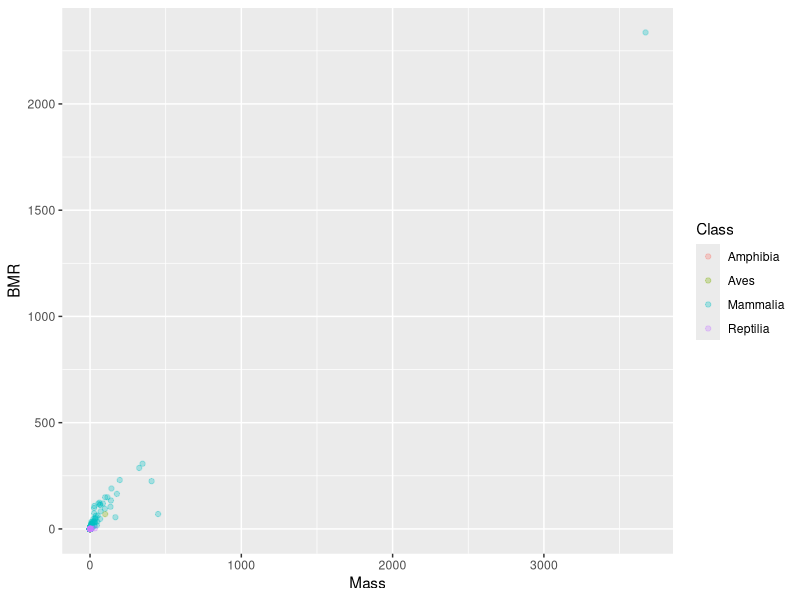
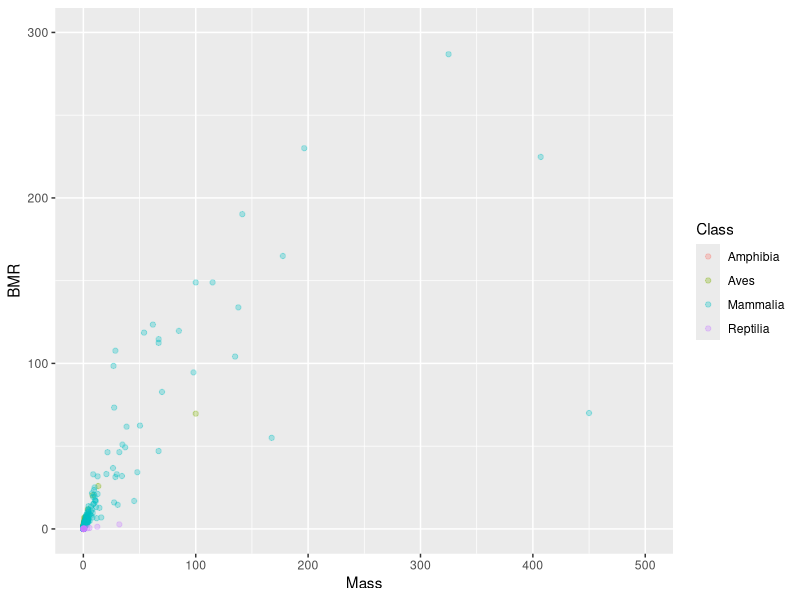
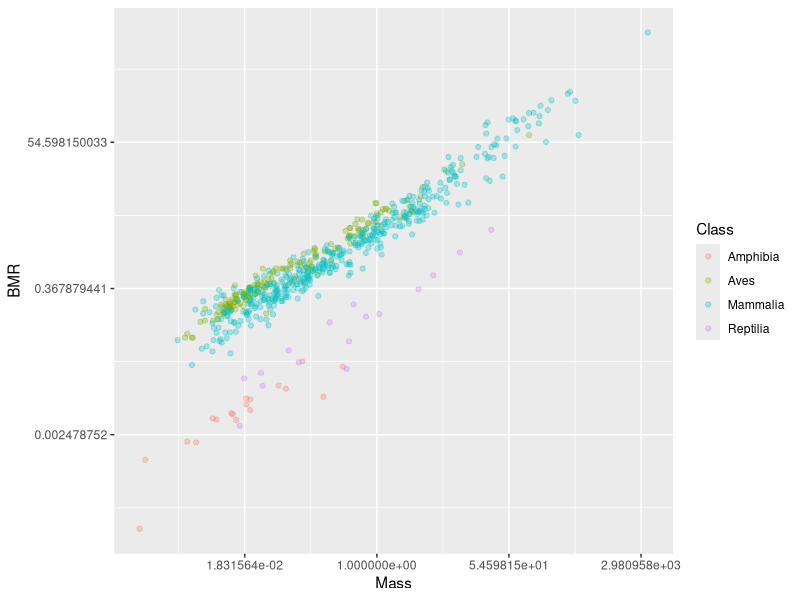
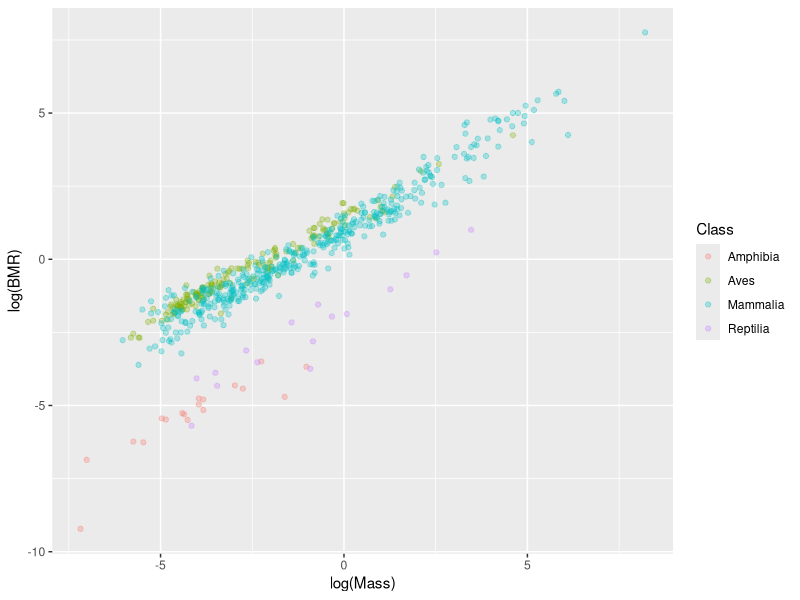
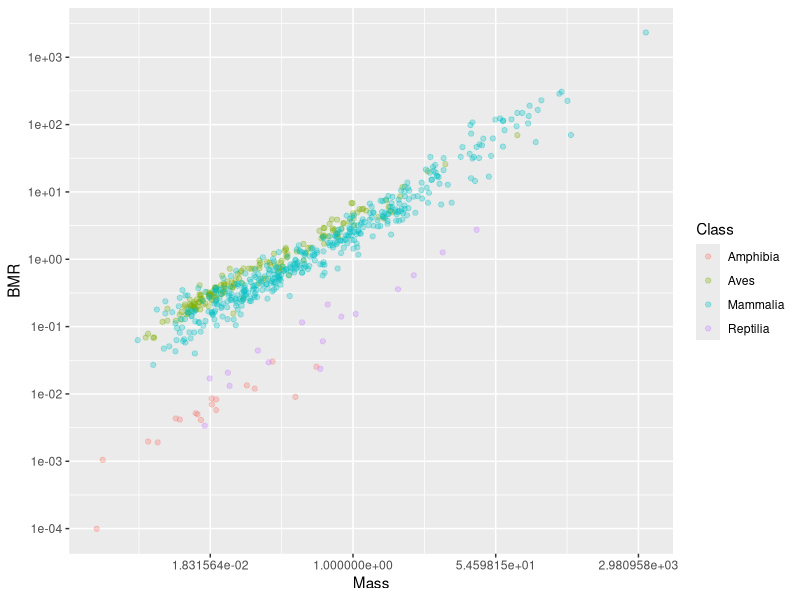
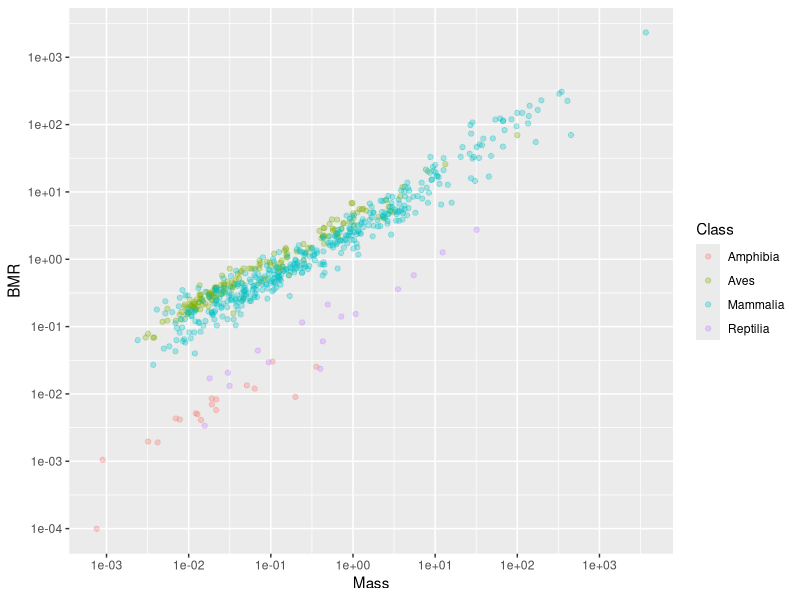
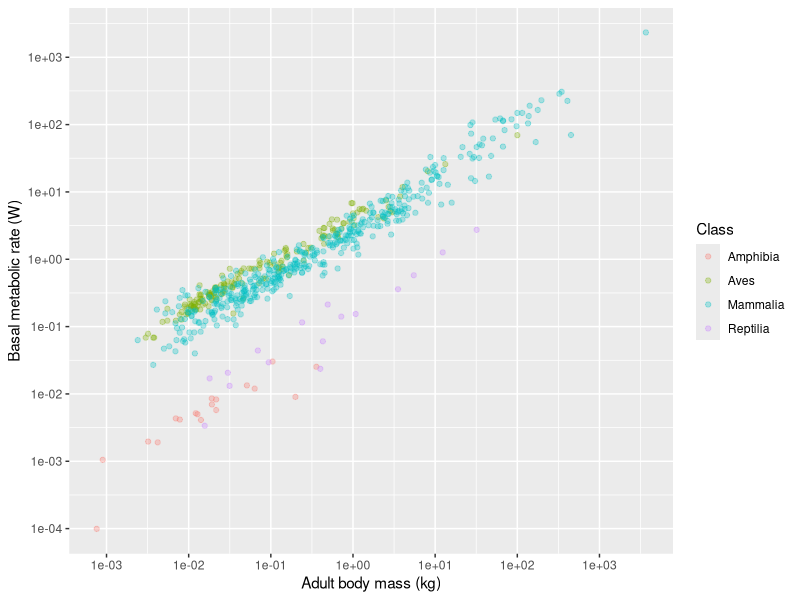
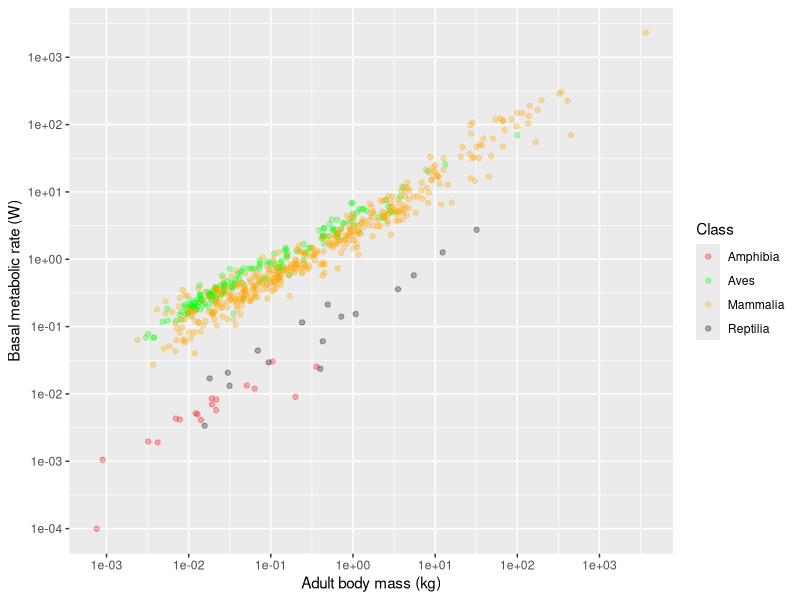

These charts were generated, in order, by the following R code:
## ---- chunk 1
library(tidyverse)
## ---- chunk 2
x <- read.csv("CourseData/anage_data.csv")
## ---- chunk 3

anage <- x %>% 
  mutate(Species = paste(Genus,Species)) %>%
  rename(Longevity = "Maximum.longevity..yrs.",
         Mass = "Body.mass..g." ,
         BMR = "Metabolic.rate..W.") %>%
  select(Class, Order, Species,Mass,Longevity,BMR) %>%
  filter(Class %in% c("Aves","Amphibia","Mammalia","Reptilia")) %>% 
  droplevels() %>% #this removes unused "factor levels" e.g. "Insecta"
  mutate(Mass = Mass/1000,
         BMRperKg = BMR/Mass) 

summary(anage)  
## ---- chunk 4
png("basePlot.png")
plot(log(anage$Mass),log(anage$BMR))
dev.off()
## ---- chunk 5
(p1 <- ggplot(anage,aes(x = Mass, y = BMR, colour = Class)) + 
  geom_point(alpha=0.3)) #use alpha argument to make points transparent
## ---- chunk 6
p1 + 
  xlim(0,500) + 
  ylim(0,300)
## ---- chunk 7
(p2 <- p1 + 
  scale_x_continuous(trans = "log") +
  scale_y_continuous(trans = "log"))
## ---- chunk 8
(ggplot(anage,aes(x = log(Mass), y = log(BMR), colour = Class)) + 
   geom_point(alpha=0.3))
#ggsave("basicGgplot.png",width = 12, height=7,units="cm")
## ---- chunk 9
(p2 <- p1 + 
  scale_x_continuous(trans = "log") +
  scale_y_continuous(trans = "log", breaks = c(0.0001,0.001,0.01,0.1,1,10,100,1000)))
## ---- chunk 10
(p2 <- p1 + 
  scale_x_continuous(trans = "log", 
                     breaks = c(0.001,0.01,0.1,1,10,100,1000)) +
  scale_y_continuous(trans = "log", 
                     breaks = c(0.0001,0.001,0.01,0.1,1,10,100,1000))
 )
## ---- chunk 11
(p3 <- p2 + 
  xlab("Adult body mass (kg)") + 
  ylab("Basal metabolic rate (W)")
)
## ---- chunk 12
p3 + 
  scale_colour_manual(values = c("red","green","orange","black"))
## ---- chunk 13
p3 + 
  scale_colour_manual(values = c("#33FF6475","#3368FF75","#FF33CE75","#FFCA3375"))
## ---- chunk 14
p3 + 
  scale_colour_viridis_d(option = "D")
## ---- chunk 15
p3 + 
  scale_colour_grey()
## ---- chunk 16
p3 + 
  scale_colour_brewer(palette = "BrBG")
## ---- chunk 17
(p4 <- p3 + 
  theme_minimal()
)
## ---- chunk 18
library(ggthemes)
p3 + 
  theme_economist()
## ---- chunk 19
p3 + 
  scale_color_colorblind()
## ---- chunk 20
p3 + 
  theme(legend.position  = "bottom")
## ---- chunk 21
library(ggpubr)
## ---- chunk 22
#PlotA (this is what you have already created above)
plotA <- ggplot(anage,aes(x = Mass, y = BMR, colour = Class)) +
  geom_point(alpha=0.5) + 
  scale_x_continuous(trans = "log",breaks =c(0.001,0.01,0.1,1,10,100,1000)) + 
  scale_y_continuous(trans = "log",breaks =c(0.0001,0.001,0.01,0.1,1,10,100,1000)) +
  xlab("Adult body mass (kg)") + 
  ylab("Basal metabolic rate (W)") +
  theme_minimal() +
  theme(legend.position  = "bottom",
        legend.title = element_blank())

(plotB <- ggplot(anage,aes(x = Mass, y = BMRperKg, colour = Class)) +
    geom_point(alpha=0.5) + 
    scale_x_continuous(trans = "log",breaks =c(0.001,0.01,0.1,1,10,100,1000)) +
    scale_y_continuous(trans = "log",breaks =c(0.0001,0.001,0.01,0.1,1,10)) + 
    xlab("Adult body mass (kg)") + 
    ylab("Basal metabolic rate (W/kg)") +
    theme_minimal() + 
    theme(legend.position  = "none")
) #This one is wrapped in brackets so that R shows it
## ---- chunk 23
(AB <- ggarrange(plotA + ggtitle("A"), plotB + ggtitle("B")))
## ---- chunk 24
(AB2 <- ggarrange(plotA + ggtitle("A"), plotB + ggtitle("B"),nrow=2))
## ---- chunk 25
(ggarrange(plotA + 
             ggtitle("A") +
             scale_colour_brewer(palette = "BrBG"),
           plotB + 
             ggtitle("B")+
             scale_colour_brewer(palette = "BrBG")))

#ggsave("betterGgplot.png",width = 18, height=10,units="cm")

(ggarrange(plotA + 
             ggtitle("A") +
             scale_colour_brewer(palette = "BrBG")+
             theme_tufte()+
             theme(legend.position  = "none"),
           plotB + 
             ggtitle("B")+
             scale_colour_brewer(palette = "BrBG")+
             theme_tufte()+
             theme(legend.position  = "none")))

#ggsave("betterGgplot2.png",width = 20, height=10,units="cm")

 
(ggarrange(plotA + 
             ggtitle("A") +
             scale_colour_brewer(palette = "BrBG")+
             theme_clean()+
             theme(legend.position  = "none"),
           plotB + 
             ggtitle("B") +
             scale_colour_brewer(palette = "BrBG")+
             theme_clean()+
             theme(legend.position  = "none")))

#ggsave("betterGgplot3.png",width = 18, height=10,units="cm")

